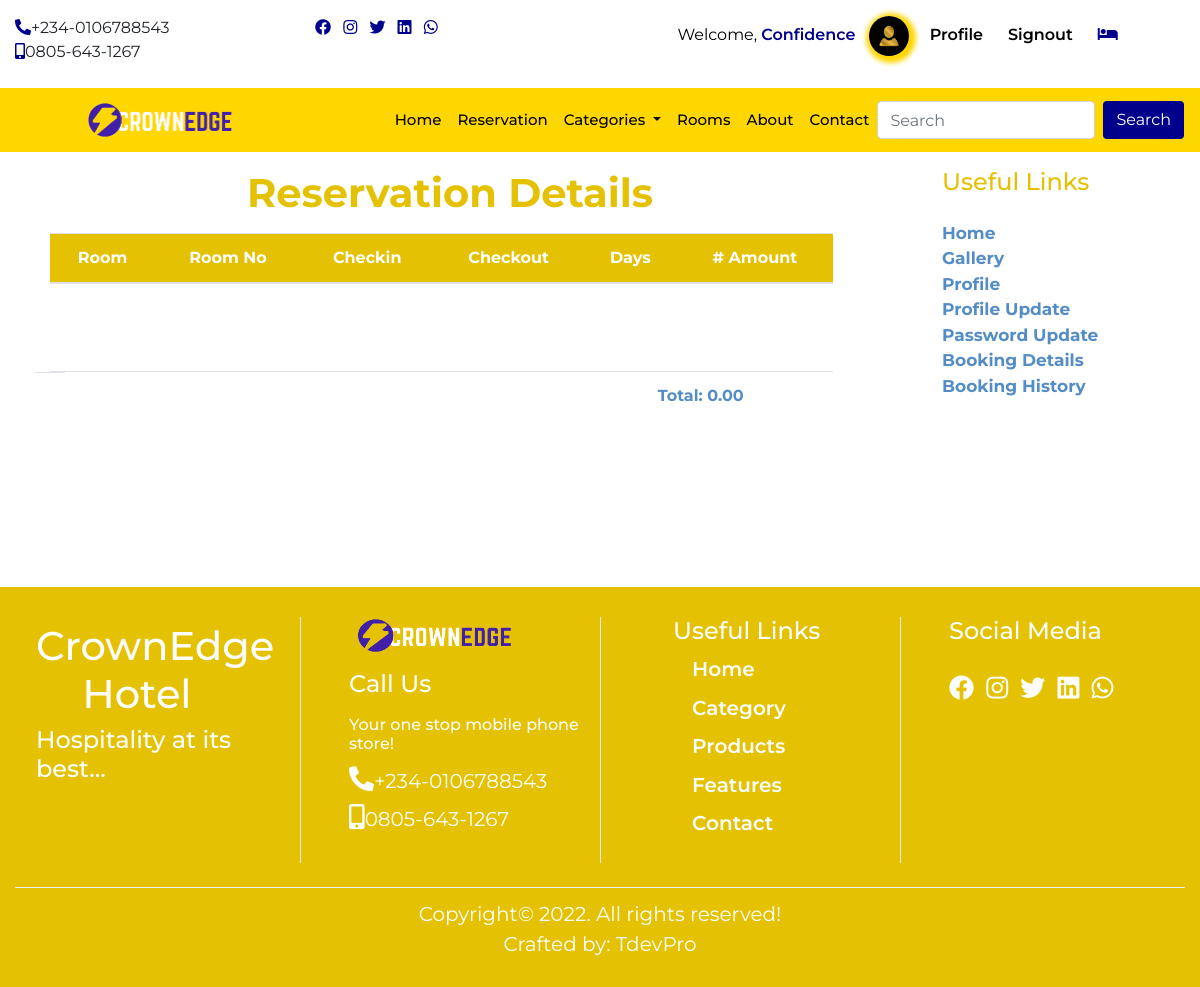
The app's page /booking_details (signed in) with its own data.
### userprofile/models.py (models this page shows, shortened)
class Profile(models.Model):
    user = models.OneToOneField(User, on_delete= models.CASCADE)
    first_name = models.CharField(max_length=50)
    last_name = models.CharField(max_length=50)
    email = models.EmailField()
    phone = models.CharField(max_length=20)
    address = models.CharField(max_length=150)
    state = models.CharField(max_length=50)
    pix = models.ImageField(upload_to= 'profile', default='profile/avatar.jpg')
    class Meta:
        db_table = 'profile'
        managed = True
        verbose_name = 'Profile'
        verbose_name_plural = 'Profiles'

### home/models.py (models this page shows, shortened)
class CompanyProfile(models.Model):
    name = models.CharField(max_length=50)
    keyword = models.CharField(max_length=150)
    description = models.CharField(max_length=150)
    logo = models.ImageField(upload_to='logo', blank=True, null=True)
    favicon = models.ImageField(upload_to='logo', blank=True, null=True, default='/favicon-96x96.png')
    carousel = models.ImageField(upload_to='carousel', blank=True, null=True)
    carousel2 = models.ImageField(upload_to='carousel', blank=True, null=True)
    carousel3 = models.ImageField(upload_to='carousel', blank=True, null=True)
    carousel4 = models.ImageField(upload_to='carousel', blank=True, null=True)
    banner = models.ImageField(upload_to='banner', blank=True, null=True)
    mobile = models.CharField(max_length=20)
    mobile2 = models.CharField(max_length=20)
    address = models.CharField(max_length=100)
    email = models.EmailField()
    website = models.URLField()
    about = models.TextField()
    about2 = models.TextField()
    copyright_year = models.CharField(max_length=4)
    class Meta:
        db_table = 'companyprofile'
        managed = True
        verbose_name = 'CompanyProfile'
        verbose_name_plural = 'CompanyProfile'

### home/views.py (the view)
# urls.py: path('booking_details', views.booking_details, name='booking_details'),
@login_required(login_url='signin')
def booking_details(request):
    profile = Profile.objects.get(user__username = request.user.username)
    reserved  = Booking.objects.filter(user__username = request.user.username, paid=True, future=True)
    subtotal = 0
    vat = 0
    total = 0
    for item in reserved:
        subtotal += item.price * item.no_days
    vat = 0.075 * subtotal
    total = subtotal + vat
    context = {
        'profile':profile,
        'reserved':reserved,
        'total':total,
    }
    return render(request, 'booking_details.html', context)

### home/context_processor.py (called while the page is built)
def dropdown(request):
    categories = Category.objects.all()
    context = {
        'categories':categories
    }
    return context

def company(request):
    cprofile = CompanyProfile.objects.get(pk=1)
    context = {
        'cprofile':cprofile
    }
    return context

def cartcount(request):
    count = Booking.objects.filter(user__username = request.user.username, paid=False)
    itemcount = 0
    for item in count:
        itemcount += item.no_days
    context = {
        'itemcount':itemcount
    }
    return context

### home/templatetags/sample_tags.py (called while the page is built)
@register.simple_tag
def intralink(main, link):
    return reverse(main) + '#' + link

### home/templates/booking_details.html (shortened to what this page needs)
{% extends "base.html" %}
{% load humanize %}
{% block header %} {% include 'header.html' %} {% endblock header %}
{% block content %}
    <section>
      <div class="container-fluid">
        <div class="row callback">
          <div class="col-10 col-sm-10 col-md-10 col-lg-9">
            <h1 class="title">Reservation Details</h1>
            <div class="table-responsive">
              <table class="cart table">
                <thead>
                  <tr>
                    <th scope="col">room</th>
                    <th scope="col">room no</th>
                    <th scope="col">checkin</th>
                    <th scope="col">checkout</th>
                    <th scope="col">days</th>
                    <th scope="col"># amount</th>
                  </tr>
                </thead>
              </table>
              <table class="cart table">
                <tbody>
                  <tr>
                    <td class="row"></td>
                    <td></td>
                    <td></td>
                    <td></td>
                    <td></td>
                    <td></td>
                    <td></td>
                    <td></td>
                    <td></td>
                    <td></td>
                    <td>Total: {{total|floatformat:2|intcomma}}</td>
                  </tr>
                </tbody>
              </table>
            </div>
          </div>
          <div class="col-10 col-sm-10 col-md-2 col-lg-3 mt-3">
            <div class="pro-links">
              <h4 class="mb-4">Useful Links</h4>
              <ul class="list-unstyled">
                <li><a href="{% url 'home' %}">Home</a></li>
                <li><a href="{% url 'rooms'  %}">gallery</a></li>
                <li><a href="{% url 'profile'  %}">profile</a></li>
                <li><a href="{% url 'update' %}">profile update</a></li>
                <li><a href="{% url 'password' %}">password update</a></li>
                <li><a href="{% url 'booking_details' %}">booking details</a></li>
                <li><a href="{% url 'history' %}">booking history</a></li>
              </ul>
            </div>
          </div>
        </div>
      </div>
    </section>
{% endblock content %}
{% block footer %} {% include 'footer.html' %} {% endblock footer %}

### home/templates/header.html (shortened to what this page needs)
{% load sample_tags %}
<div class="container-fluid">
    <div class="row">
      <div class="col-12 col-sm-6 col-md-2 col-lg-3 mt-3 mb-2 hide">
        <ul class="list-inline">
          <li class="list-inline-item"><a href=""><i class="fas fa-phone-alt"></i></a><span>+234-0106788543</span></li>
          <li class="list-inline-item"><a href=""><i class="fas fa-mobile-alt"></i></a><span>0805-643-1267</span></li>
        </ul>
      </div>
      <div class="col-12 col-sm-6 col-md-2 col-lg-3 mt-3 mb-2 hide">
        <ul class="list-inline">
          <li class="list-inline-item"><a href=""><i class="fab fa-facebook"></i></a></li>
          <li class="list-inline-item"><a href=""><i class="fab fa-instagram"></i></a></li>
          <li class="list-inline-item"><a href=""><i class="fab fa-twitter"></i></a></li>
          <li class="list-inline-item"><a href=""><i class="fab fa-linkedin"></i></a></li>
          <li class="list-inline-item"><a href=""><i class="fab fa-whatsapp"></i></a></li>
        </ul>
      </div>
      <div class="col-12 col-sm-12 col-md-8 col-lg-6 mt-3 mb-2 auth">
        <ul class="">
          {% if user.is_authenticated %}
            <li class=""><a href="{% url 'profile' %}" class="welcome">welcome,
              <span>
                {% if user.first_name %}
                  {{request.user.first_name}}
                {% else %}
                  {{request.user.username}}
                {% endif %}
              </span></i></a></li>
            <li class=""><a href="" class="welimg"><img src="{{profile.pix.url}}"></a></li>
            <li class=""><a href="{% url 'profile' %}" class="user-btn"><span>profile</span></a></li>
            <li class=""><a href="{% url 'signout' %}" class="user-btn"><span>signout</span></a></li>
            <li class="">
              <a href="{% url 'booked' %}" class="user-btn">
                {% if itemcount > 0 %}
                  <span class="badge badge-pill badge-info">
                    <i class="fas fa-bed"></i>
                    <span class="badge badge-pill badge-warning">{{itemcount}}</span>
                  </span>
                {% else %}
                  <i class="fas fa-bed"></i>
                {% endif %}
              </a>
            </li>
          {% else %}
            <li class=""><a href="{% url 'signin' %}" class="user-btn"><i class="fas fa-user"></i><span>signin</span></a></li>
            <li class=""><a href="{% url 'signup' %}" class="user-btn"><i class="fas fa-users"></i><span>signup</span></a></li>
          {% endif %}
        </ul>
      </div>
    </div>
  </div>
      <nav class="navbar navbar-expand-lg navbar-light sticky-top">
        <a class="navbar-brand" href="{% url 'home' %}"><img src="{{cprofile.logo.url}}" alt=""></a>
        <div class="collapse navbar-collapse" id="navbarSupportedContent">
          <ul class="navbar-nav ml-auto">
            <li class="nav-item active">
              <a class="nav-link" href="{% url 'home' %}">home <span class="sr-only">(current)</span></a>
            </li>
            <li class="nav-item">
              <a class="nav-link" href="">reservation</a>
            </li>
            <li class="nav-item dropdown">
              <a class="nav-link dropdown-toggle" href="#" id="navbarDropdown" role="button" data-toggle="dropdown" aria-haspopup="true" aria-expanded="false">
                categories
              </a>
            </li>
            <li class="nav-item">
              <a class="nav-link" href="{% url 'rooms' %}">rooms</a>
            </li>
            <li class="nav-item">
              <a class="nav-link" href="{% intralink 'home' 'about' %}">about</a>
            </li>
            <li class="nav-item">
              <a class="nav-link" href="{% intralink 'home' 'contact' %}">contact</a>
            </li>
          </ul>
          <form class="form-inline my-2 my-lg-0" action="{% url 'search' %}" method="POST">
            <input class="form-control mr-sm-2" name="search" type="search" placeholder="Search" aria-label="Search">
            <button class="btn form-btn" type="submit">Search</button>
          </form>
        </div>
      </nav>

### home/templates/footer.html
<div class="footer">
    <div class="container-fluid footer2">
      <div class="row">
        <div class="col-12 col-sm-6 col-md-4 col-lg-3 foota-box">
          <h1>CrownEdge <span>Hotel</span></h1>
          <h4>Hospitality at its best...</h4>
        </div>
        <div class="col-12 col-sm-6 col-md-4 col-lg-3 foota-box2">
          <img src="{{cprofile.logo.url}}" alt="">
          <h4 class="mt-3 mb-3">Call Us</h4>
          <h6>Your one stop mobile phone store!</h6>
          <ul class="list-unstyled">
            <li><a href=""><i class="fas fa-phone-alt"></i></a><span>+234-0106788543</span></li>
            <li><a href=""><i class="fas fa-mobile-alt"></i></a><span>0805-643-1267</span></li>
          </ul>
        </div>
        <div class="col-12 col-sm-6 col-md-4 col-lg-3 foota-box3">
          <h4>Useful Links</h4>
          <ul class="list-unstyled">
            <li><a href="">Home</a></li>
            <li><a href="">Category</a></li>
            <li><a href="">Products</a></li>
            <li><a href="">Features</a></li>
            <li><a href="">Contact</a></li>
          </ul>
        </div>
        <div class="col-12 col-sm-6 col-md-12 col-lg-3 foota-box4">
          <h4 class="mb-4">Social Media</h4>
          <ul class="list-inline">
            <li class="list-inline-item"><a href=""><i class="fab fa-facebook"></i></a></li>
            <li class="list-inline-item"><a href=""><i class="fab fa-instagram"></i></a></li>
            <li class="list-inline-item"><a href=""><i class="fab fa-twitter"></i></a></li>
            <li class="list-inline-item"><a href=""><i class="fab fa-linkedin"></i></a></li>
            <li class="list-inline-item"><a href=""><i class="fab fa-whatsapp"></i></a></li>
          </ul>
        </div>
      </div>
      <div class="footer3">
        <p> Copyright&copy; 2022. All rights reserved! <br> Crafted by: TdevPro</p>
      </div>
    </div>
  </div>

### home/static/css/style.css (style rules this page uses)
* { margin: 0px; padding: 0px; box-sizing: border-box; }
body { font-family: 'Montserrat', sans-serif; }
html { scroll-behavior: smooth; }
.hide a { color: darkblue; }
.welimg img { width: 40px; border-radius: 100%; box-shadow: 2px 2px 5px 5px gold; }
.welcome { color: black; font-weight: 400; text-transform: capitalize; padding-right: .6rem; }
.welcome span { color: darkblue; font-weight: 600; text-decoration: none; }
.user-btn { color: darkblue; font-weight: 400; padding-left: 1rem; padding-right: .3rem; }
.user-btn span { color: black; font-weight: 600; text-transform: capitalize; }
.auth { display: flex; justify-content: space-around; }
.auth li { display: inline; }
h1 { color: gold; }
.navbar { background: gold; }
#navbarSupportedContent a { color: black; text-transform: capitalize; font-size: 15px; font-weight: 500; }
.navbar img { width: 50%; margin-left: 20%; }
.navbar-nav { margin-left: 50%; }
.form-btn { color:white; background: darkblue; }
.container-fluid h1 { text-align: center; margin-top: 2%; }
.footer { background: rgb(228, 194, 3); }
.footer h1 { color: white; margin-right: 19%; }
.footer h4 { color: white; }
.footer h6 { color: white; }
.foota-box { padding-left: 3%; }
.foota-box2 img { width: 170px; height: 15%; }
.foota-box2 .list-unstyled li a { color: white; font-size: 25px; }
.foota-box2 .list-unstyled li span { color: white; font-size: 20px; }
.foota-box3 li { padding-bottom: 4%; padding-left: 9%; font-weight: 600; }
.foota-box3 a { color: white; font-size: 20px; }
.foota-box4 a { color: white; font-size: 25px; }
.foota-box4 li { transition: transform .5sec; }
.foota-box, .foota-box2, .foota-box3, .foota-box4 { margin: 2.5% 0 2%; }
.foota-box2, .foota-box3, .foota-box4 { border-left: .1px solid #f0f0f0; padding-left: 4%; cursor: pointer; }
.foota-box3 { padding-left: 6%; }
.footer3 { text-align: center; color: white; font-size: 20px; padding: 1% 0; border-top: .5px solid #f0f0f0; }
.cart { width: 90%; text-align: center; margin-left: 4%; margin-right: 2%; margin-bottom: 10%; }
.cart thead { background: rgb(228, 194, 3); color: white; text-transform: capitalize; }
.cart td { color: rgb(84, 141, 197); text-transform: capitalize; font-weight: 700; }
.title { text-transform: capitalize; text-align: center; margin-top: 5rem; margin-bottom: 1rem; color: rgb(228, 194, 3); font-weight: 700; }
.pro-links { margin-left: 10%; }
.pro-links h4 { color: rgb(228, 194, 3); }
.pro-links a { color: rgb(84, 141, 197); font-size: 17px; font-weight: 700; text-transform: capitalize; }
.callback { margin-bottom: 5rem; }

### records on screen
Profile: pix (placeholder picture)
CompanyProfile: logo (picture)

### other values on screen
{{ request.user.first_name }} "Confidence"
{{ total|floatformat:2|intcomma }} "0.00"
